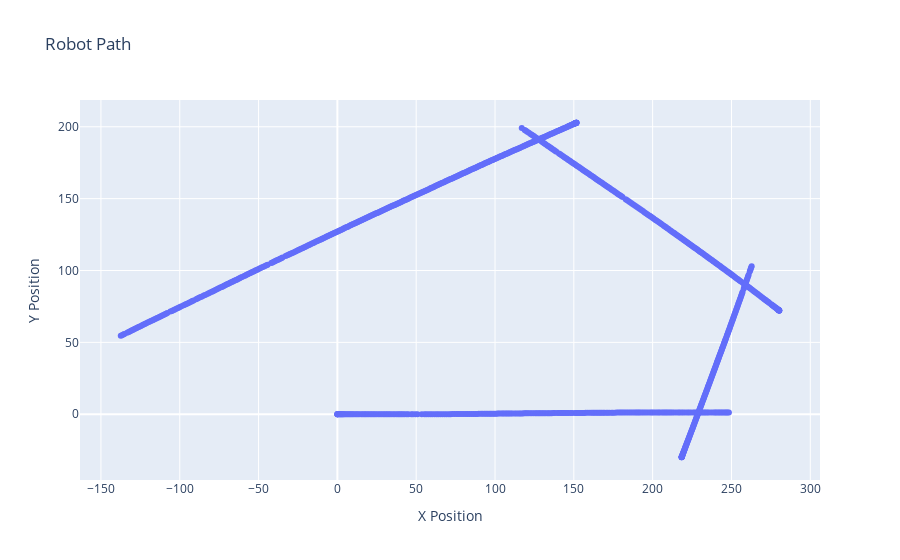

The notebook cell saved with this chart:
### Markdown cell above
### Showing the shape:

### Code cell
import plotly.graph_objects as go

# Create a scatter plot
fig = go.Figure(data=go.Scatter(x=positions_array[:, 0], y=positions_array[:, 1], mode='markers'))

# Set the axis labels
fig.update_layout(xaxis_title='X Position', yaxis_title='Y Position')

# Set the plot title
fig.update_layout(title='Robot Path')

# Show the plot
fig.show()

### Figure 1 — Plotly figure (JSON) as saved in the notebook; plotly's stock layout.template omitted (floating-point values rounded to 4 significant figures; data arrays with more than 128 entries replaced by an {"elided": "..."} marker saying what was removed)
{"data": [{"mode": "markers", "type": "scatter", "x": {"elided": "1057 float values"}, "y": {"elided": "1057 float values"}}], "layout": {"title": {"text": "Robot Path"}, "xaxis": {"title": {"text": "X Position"}}, "yaxis": {"title": {"text": "Y Position"}}}}
